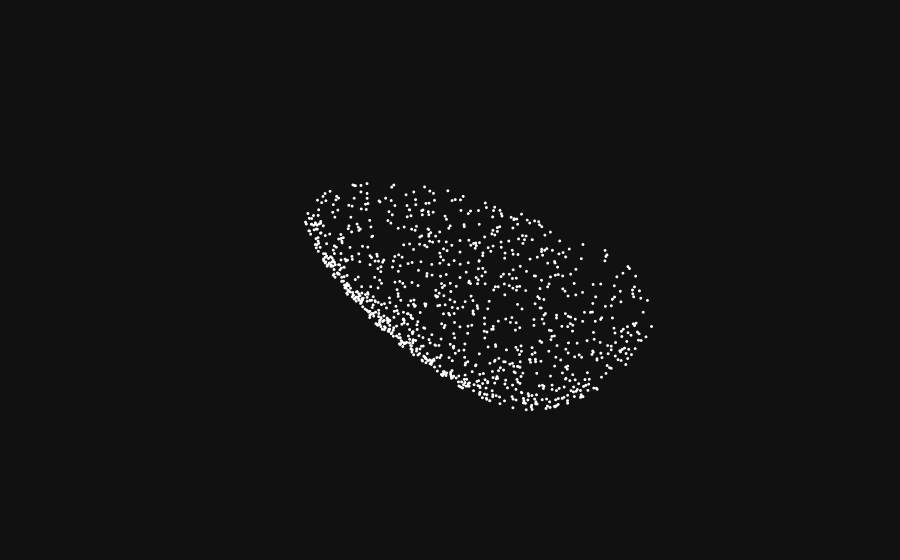

Write notebook code for a chart like this one.
### Code cell
# plot the first element of the training data
fig = go.Figure(
  data=[
    go.Scatter3d(
      x=data.pos[:,0], y=data.pos[:,1], z=data.pos[:,2],
      mode='markers',
      marker=dict(size=1, color="white"))],
  layout=dict(
    scene=dict(
      xaxis=dict(visible=False),
      yaxis=dict(visible=False),
      zaxis=dict(visible=False))))

fig.update_layout(template='plotly_dark')

fig.show()

### Figure 1 — Plotly figure (JSON) as saved in the notebook; plotly's stock layout.template omitted (floating-point values rounded to 4 significant figures; data arrays with more than 128 entries replaced by an {"elided": "..."} marker saying what was removed)
{"data": [{"marker": {"color": "white", "size": 1}, "mode": "markers", "type": "scatter3d", "x": {"elided": "1024 float values"}, "y": {"elided": "1024 float values"}, "z": {"elided": "1024 float values"}}], "layout": {"scene": {"xaxis": {"visible": false}, "yaxis": {"visible": false}, "zaxis": {"visible": false}}}}
